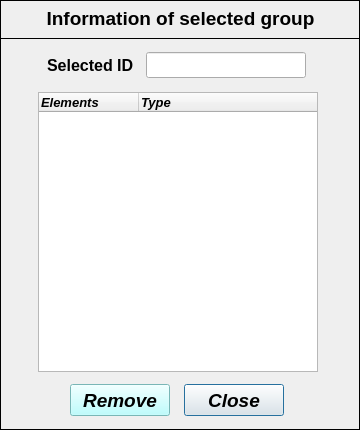
<?xml version="1.0" encoding="UTF-8"?>
<ui version="4.0">
 <class>Dialog</class>
 <widget class="QDialog" name="Dialog">
  <property name="geometry">
   <rect>
    <x>0</x>
    <y>0</y>
    <width>360</width>
    <height>430</height>
   </rect>
  </property>
  <property name="minimumSize">
   <size>
    <width>360</width>
    <height>430</height>
   </size>
  </property>
  <property name="maximumSize">
   <size>
    <width>360</width>
    <height>430</height>
   </size>
  </property>
  <property name="windowTitle">
   <string>Information of selected group</string>
  </property>
  <widget class="QFrame" name="frame">
   <property name="geometry">
    <rect>
     <x>0</x>
     <y>0</y>
     <width>360</width>
     <height>39</height>
    </rect>
   </property>
   <property name="frameShape">
    <enum>QFrame::Box</enum>
   </property>
   <property name="frameShadow">
    <enum>QFrame::Plain</enum>
   </property>
   <property name="lineWidth">
    <number>1</number>
   </property>
   <widget class="QLabel" name="label">
    <property name="geometry">
     <rect>
      <x>34</x>
      <y>2</y>
      <width>293</width>
      <height>33</height>
     </rect>
    </property>
    <property name="font">
     <font>
      <family>Arial</family>
      <pointsize>14</pointsize>
      <weight>75</weight>
      <italic>false</italic>
      <bold>true</bold>
     </font>
    </property>
    <property name="text">
     <string>Information of selected group</string>
    </property>
    <property name="textFormat">
     <enum>Qt::AutoText</enum>
    </property>
    <property name="alignment">
     <set>Qt::AlignCenter</set>
    </property>
   </widget>
  </widget>
  <widget class="QFrame" name="frame_2">
   <property name="geometry">
    <rect>
     <x>0</x>
     <y>38</y>
     <width>360</width>
     <height>392</height>
    </rect>
   </property>
   <property name="frameShape">
    <enum>QFrame::Box</enum>
   </property>
   <property name="frameShadow">
    <enum>QFrame::Plain</enum>
   </property>
   <property name="lineWidth">
    <number>1</number>
   </property>
   <widget class="QLineEdit" name="lineEdit_selected_ID">
    <property name="geometry">
     <rect>
      <x>146</x>
      <y>14</y>
      <width>160</width>
      <height>26</height>
     </rect>
    </property>
    <property name="minimumSize">
     <size>
      <width>160</width>
      <height>0</height>
     </size>
    </property>
    <property name="maximumSize">
     <size>
      <width>160</width>
      <height>16777215</height>
     </size>
    </property>
    <property name="font">
     <font>
      <family>Arial</family>
      <pointsize>11</pointsize>
      <weight>75</weight>
      <italic>false</italic>
      <bold>true</bold>
     </font>
    </property>
    <property name="focusPolicy">
     <enum>Qt::ClickFocus</enum>
    </property>
    <property name="text">
     <string/>
    </property>
    <property name="alignment">
     <set>Qt::AlignCenter</set>
    </property>
   </widget>
   <widget class="QTreeWidget" name="treeWidget_group_info">
    <property name="geometry">
     <rect>
      <x>38</x>
      <y>54</y>
      <width>280</width>
      <height>280</height>
     </rect>
    </property>
    <property name="minimumSize">
     <size>
      <width>280</width>
      <height>280</height>
     </size>
    </property>
    <property name="maximumSize">
     <size>
      <width>280</width>
      <height>280</height>
     </size>
    </property>
    <property name="font">
     <font>
      <family>Arial</family>
      <pointsize>10</pointsize>
      <weight>75</weight>
      <italic>true</italic>
      <bold>true</bold>
     </font>
    </property>
    <column>
     <property name="text">
      <string>Elements</string>
     </property>
    </column>
    <column>
     <property name="text">
      <string>Type</string>
     </property>
    </column>
   </widget>
   <widget class="QPushButton" name="pushButton_close">
    <property name="geometry">
     <rect>
      <x>184</x>
      <y>346</y>
      <width>100</width>
      <height>32</height>
     </rect>
    </property>
    <property name="minimumSize">
     <size>
      <width>100</width>
      <height>32</height>
     </size>
    </property>
    <property name="maximumSize">
     <size>
      <width>100</width>
      <height>32</height>
     </size>
    </property>
    <property name="font">
     <font>
      <family>Arial</family>
      <pointsize>14</pointsize>
      <weight>75</weight>
      <italic>true</italic>
      <bold>true</bold>
     </font>
    </property>
    <property name="text">
     <string>Close</string>
    </property>
   </widget>
   <widget class="QPushButton" name="pushButton_remove">
    <property name="geometry">
     <rect>
      <x>70</x>
      <y>346</y>
      <width>100</width>
      <height>32</height>
     </rect>
    </property>
    <property name="minimumSize">
     <size>
      <width>100</width>
      <height>32</height>
     </size>
    </property>
    <property name="maximumSize">
     <size>
      <width>100</width>
      <height>32</height>
     </size>
    </property>
    <property name="font">
     <font>
      <family>Arial</family>
      <pointsize>14</pointsize>
      <weight>75</weight>
      <italic>true</italic>
      <bold>true</bold>
     </font>
    </property>
    <property name="styleSheet">
     <string notr="true">background-color: rgb(170, 255, 255);</string>
    </property>
    <property name="text">
     <string>Remove</string>
    </property>
   </widget>
   <widget class="QLineEdit" name="lineEdit_id_labels">
    <property name="enabled">
     <bool>false</bool>
    </property>
    <property name="geometry">
     <rect>
      <x>36</x>
      <y>14</y>
      <width>110</width>
      <height>26</height>
     </rect>
    </property>
    <property name="palette">
     <palette>
      <active>
       <colorrole role="WindowText">
        <brush brushstyle="SolidPattern">
         <color alpha="255">
          <red>0</red>
          <green>0</green>
          <blue>0</blue>
         </color>
        </brush>
       </colorrole>
       <colorrole role="Dark">
        <brush brushstyle="SolidPattern">
         <color alpha="255">
          <red>0</red>
          <green>0</green>
          <blue>0</blue>
         </color>
        </brush>
       </colorrole>
       <colorrole role="Text">
        <brush brushstyle="SolidPattern">
         <color alpha="255">
          <red>0</red>
          <green>0</green>
          <blue>0</blue>
         </color>
        </brush>
       </colorrole>
       <colorrole role="ButtonText">
        <brush brushstyle="SolidPattern">
         <color alpha="255">
          <red>0</red>
          <green>0</green>
          <blue>0</blue>
         </color>
        </brush>
       </colorrole>
      </active>
      <inactive>
       <colorrole role="WindowText">
        <brush brushstyle="SolidPattern">
         <color alpha="255">
          <red>0</red>
          <green>0</green>
          <blue>0</blue>
         </color>
        </brush>
       </colorrole>
       <colorrole role="Dark">
        <brush brushstyle="SolidPattern">
         <color alpha="255">
          <red>0</red>
          <green>0</green>
          <blue>0</blue>
         </color>
        </brush>
       </colorrole>
       <colorrole role="Text">
        <brush brushstyle="SolidPattern">
         <color alpha="255">
          <red>0</red>
          <green>0</green>
          <blue>0</blue>
         </color>
        </brush>
       </colorrole>
       <colorrole role="ButtonText">
        <brush brushstyle="SolidPattern">
         <color alpha="255">
          <red>0</red>
          <green>0</green>
          <blue>0</blue>
         </color>
        </brush>
       </colorrole>
      </inactive>
      <disabled>
       <colorrole role="WindowText">
        <brush brushstyle="SolidPattern">
         <color alpha="255">
          <red>0</red>
          <green>0</green>
          <blue>0</blue>
         </color>
        </brush>
       </colorrole>
       <colorrole role="Dark">
        <brush brushstyle="SolidPattern">
         <color alpha="255">
          <red>0</red>
          <green>0</green>
          <blue>0</blue>
         </color>
        </brush>
       </colorrole>
       <colorrole role="Text">
        <brush brushstyle="SolidPattern">
         <color alpha="255">
          <red>0</red>
          <green>0</green>
          <blue>0</blue>
         </color>
        </brush>
       </colorrole>
       <colorrole role="ButtonText">
        <brush brushstyle="SolidPattern">
         <color alpha="255">
          <red>0</red>
          <green>0</green>
          <blue>0</blue>
         </color>
        </brush>
       </colorrole>
      </disabled>
     </palette>
    </property>
    <property name="font">
     <font>
      <family>Arial</family>
      <pointsize>12</pointsize>
      <weight>75</weight>
      <italic>false</italic>
      <bold>true</bold>
     </font>
    </property>
    <property name="focusPolicy">
     <enum>Qt::ClickFocus</enum>
    </property>
    <property name="autoFillBackground">
     <bool>false</bool>
    </property>
    <property name="text">
     <string>Selected ID</string>
    </property>
    <property name="frame">
     <bool>false</bool>
    </property>
    <property name="alignment">
     <set>Qt::AlignCenter</set>
    </property>
   </widget>
  </widget>
 </widget>
 <resources/>
 <connections/>
</ui>
